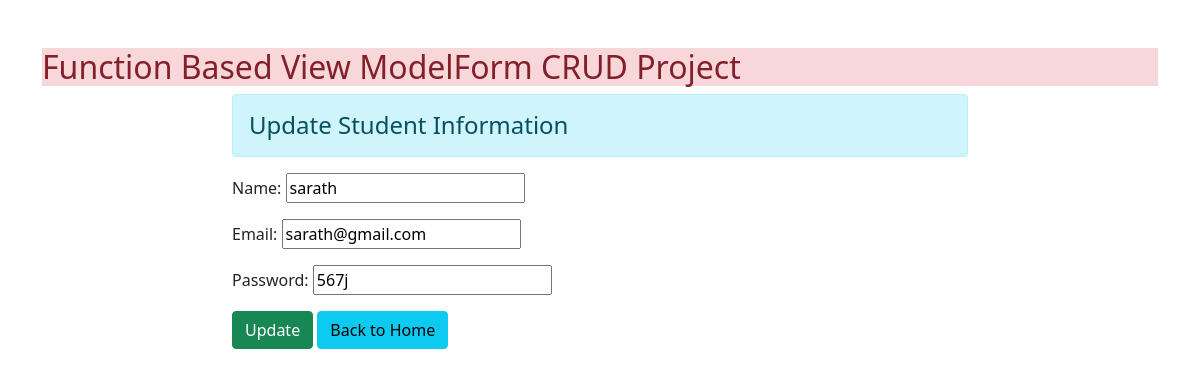
The app's page /16/ with its own data.
### enroll/models.py (models this page shows)
class user(models.Model):
 name = models.CharField(max_length=70)
 email = models.EmailField(max_length=100)
 password = models.CharField(max_length=100)

### enroll/views.py (the view)
# urls.py: path('<int:id>/', views.update_data, name="updatedata"),
def update_data(request, id):
 if request.method == 'POST':
  pi = user.objects.get(pk=id)
  fm = StudentRegistration(request.POST, instance=pi)
  if fm.is_valid():
   fm.save()
 else:
  pi = user.objects.get(pk=id)
  fm = StudentRegistration(instance=pi)
 return render(request, 'enroll/updatestudent.html', {'form':fm})

### enroll/forms.py
class StudentRegistration(forms.ModelForm):
 class Meta:
  model = user
  fields = ['name', 'email', 'password']
  Widgets = {
   'name': forms.TextInput(attrs={'class':'form-control'}),
   'email': forms.EmailInput(attrs={'class':'form-control'}),
   'password': forms.PasswordInput(render_value=True, attrs={'class':'form-control'}),
  }

### enroll/templates/enroll/updatestudent.html (shortened to what this page needs)
{% extends 'enroll/base.html' %}
{% block content %}
 <div class="row">
  <div class="col-sm-8 offset-2">
   <h4 class="alert alert-info">Update Student Information</h4>
   <form action="" method="post">
    {{form.as_p}}
    <input type="submit" class="btn btn-success" value="Update">
    <a href="{% url 'addandshow'%}" class="btn btn-info">Back to Home</a>
   </form>
  </div>
 </div>
{% endblock content %}

### records on screen
user: name "sarath", email "sarath@gmail.com", password "567j"
